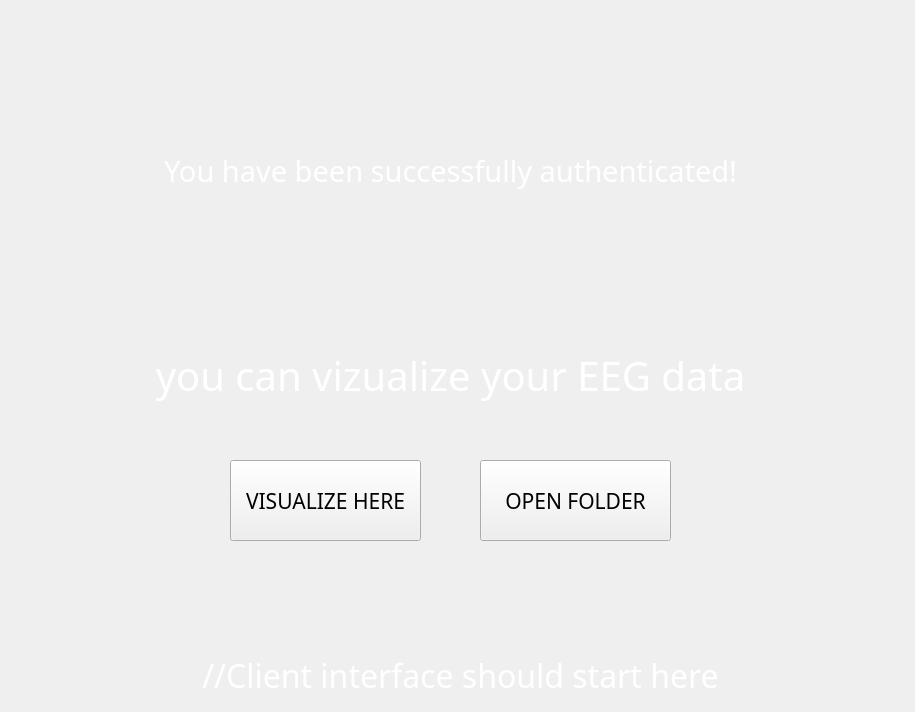
<?xml version="1.0" encoding="UTF-8"?>
<ui version="4.0">
 <class>MainWindow</class>
 <widget class="QMainWindow" name="MainWindow">
  <property name="geometry">
   <rect>
    <x>0</x>
    <y>0</y>
    <width>915</width>
    <height>712</height>
   </rect>
  </property>
  <property name="windowTitle">
   <string>MainWindow</string>
  </property>
  <widget class="QWidget" name="centralwidget">
   <widget class="QStackedWidget" name="stackedWidget">
    <property name="geometry">
     <rect>
      <x>0</x>
      <y>0</y>
      <width>941</width>
      <height>721</height>
     </rect>
    </property>
    <widget class="QWidget" name="page">
     <widget class="QLabel" name="label">
      <property name="geometry">
       <rect>
        <x>130</x>
        <y>40</y>
        <width>641</width>
        <height>261</height>
       </rect>
      </property>
      <property name="font">
       <font>
        <family>Block Stock</family>
        <pointsize>22</pointsize>
       </font>
      </property>
      <property name="styleSheet">
       <string notr="true">color: rgb(255, 255, 255);</string>
      </property>
      <property name="text">
       <string>You have been successfully authenticated!</string>
      </property>
      <property name="scaledContents">
       <bool>false</bool>
      </property>
      <property name="alignment">
       <set>Qt::AlignCenter</set>
      </property>
      <property name="wordWrap">
       <bool>true</bool>
      </property>
     </widget>
     <widget class="QLabel" name="background">
      <property name="geometry">
       <rect>
        <x>-20</x>
        <y>-10</y>
        <width>941</width>
        <height>731</height>
       </rect>
      </property>
      <property name="text">
       <string/>
      </property>
      <property name="pixmap">
       <pixmap>success_window_background_1.jpg</pixmap>
      </property>
      <property name="scaledContents">
       <bool>true</bool>
      </property>
     </widget>
     <widget class="QLabel" name="label_2">
      <property name="geometry">
       <rect>
        <x>80</x>
        <y>640</y>
        <width>761</width>
        <height>71</height>
       </rect>
      </property>
      <property name="font">
       <font>
        <family>Pixeboy</family>
        <pointsize>24</pointsize>
       </font>
      </property>
      <property name="styleSheet">
       <string notr="true">color: rgb(255, 255, 255);</string>
      </property>
      <property name="text">
       <string>//Client interface should start here</string>
      </property>
      <property name="scaledContents">
       <bool>false</bool>
      </property>
      <property name="alignment">
       <set>Qt::AlignCenter</set>
      </property>
      <property name="wordWrap">
       <bool>true</bool>
      </property>
     </widget>
     <widget class="QLabel" name="label_3">
      <property name="geometry">
       <rect>
        <x>70</x>
        <y>340</y>
        <width>761</width>
        <height>71</height>
       </rect>
      </property>
      <property name="font">
       <font>
        <family>Pixeboy</family>
        <pointsize>30</pointsize>
       </font>
      </property>
      <property name="styleSheet">
       <string notr="true">color: rgb(255, 255, 255);</string>
      </property>
      <property name="text">
       <string>you can vizualize your EEG data</string>
      </property>
      <property name="scaledContents">
       <bool>false</bool>
      </property>
      <property name="alignment">
       <set>Qt::AlignCenter</set>
      </property>
      <property name="wordWrap">
       <bool>true</bool>
      </property>
     </widget>
     <widget class="QPushButton" name="visualize_b">
      <property name="geometry">
       <rect>
        <x>230</x>
        <y>460</y>
        <width>191</width>
        <height>81</height>
       </rect>
      </property>
      <property name="font">
       <font>
        <family>Pixeboy</family>
        <pointsize>16</pointsize>
       </font>
      </property>
      <property name="text">
       <string>VISUALIZE HERE</string>
      </property>
      <property name="autoDefault">
       <bool>true</bool>
      </property>
      <property name="default">
       <bool>false</bool>
      </property>
     </widget>
     <widget class="QPushButton" name="open_folder">
      <property name="geometry">
       <rect>
        <x>480</x>
        <y>460</y>
        <width>191</width>
        <height>81</height>
       </rect>
      </property>
      <property name="font">
       <font>
        <family>Pixeboy</family>
        <pointsize>16</pointsize>
       </font>
      </property>
      <property name="text">
       <string>OPEN FOLDER</string>
      </property>
      <property name="autoDefault">
       <bool>false</bool>
      </property>
     </widget>
     <zorder>background</zorder>
     <zorder>label</zorder>
     <zorder>label_2</zorder>
     <zorder>label_3</zorder>
     <zorder>visualize_b</zorder>
     <zorder>open_folder</zorder>
    </widget>
    <widget class="QWidget" name="page_2">
     <widget class="QLabel" name="background_2">
      <property name="geometry">
       <rect>
        <x>-20</x>
        <y>-10</y>
        <width>941</width>
        <height>731</height>
       </rect>
      </property>
      <property name="text">
       <string/>
      </property>
      <property name="pixmap">
       <pixmap>success_window_background_1.jpg</pixmap>
      </property>
      <property name="scaledContents">
       <bool>true</bool>
      </property>
     </widget>
     <widget class="QLabel" name="image_place_holder">
      <property name="geometry">
       <rect>
        <x>-10</x>
        <y>0</y>
        <width>921</width>
        <height>631</height>
       </rect>
      </property>
      <property name="text">
       <string/>
      </property>
      <property name="pixmap">
       <pixmap>../../New folder/GUI/background.png</pixmap>
      </property>
      <property name="scaledContents">
       <bool>true</bool>
      </property>
     </widget>
     <widget class="QPushButton" name="perv_b">
      <property name="geometry">
       <rect>
        <x>20</x>
        <y>640</y>
        <width>141</width>
        <height>61</height>
       </rect>
      </property>
      <property name="font">
       <font>
        <family>LCD Solid</family>
        <pointsize>12</pointsize>
       </font>
      </property>
      <property name="text">
       <string>&lt;-Previous</string>
      </property>
     </widget>
     <widget class="QPushButton" name="next_b">
      <property name="geometry">
       <rect>
        <x>170</x>
        <y>640</y>
        <width>141</width>
        <height>61</height>
       </rect>
      </property>
      <property name="font">
       <font>
        <family>LCD Solid</family>
        <pointsize>12</pointsize>
       </font>
      </property>
      <property name="text">
       <string>Next-&gt;</string>
      </property>
     </widget>
     <widget class="QPushButton" name="home">
      <property name="geometry">
       <rect>
        <x>320</x>
        <y>640</y>
        <width>121</width>
        <height>61</height>
       </rect>
      </property>
      <property name="font">
       <font>
        <family>LCD Solid</family>
        <pointsize>16</pointsize>
       </font>
      </property>
      <property name="text">
       <string>HOME</string>
      </property>
     </widget>
     <widget class="QLabel" name="file_name">
      <property name="geometry">
       <rect>
        <x>560</x>
        <y>640</y>
        <width>351</width>
        <height>61</height>
       </rect>
      </property>
      <property name="font">
       <font>
        <pointsize>16</pointsize>
       </font>
      </property>
      <property name="styleSheet">
       <string notr="true">background-color: rgb(255, 255, 255);
color: rgb(0, 0, 0);</string>
      </property>
      <property name="text">
       <string/>
      </property>
      <property name="alignment">
       <set>Qt::AlignRight|Qt::AlignTrailing|Qt::AlignVCenter</set>
      </property>
     </widget>
    </widget>
   </widget>
  </widget>
 </widget>
 <resources/>
 <connections/>
</ui>
